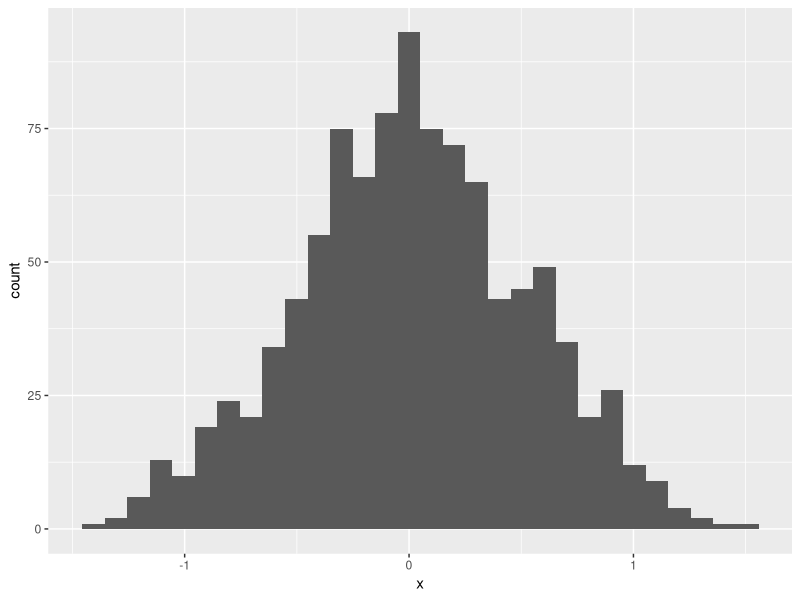
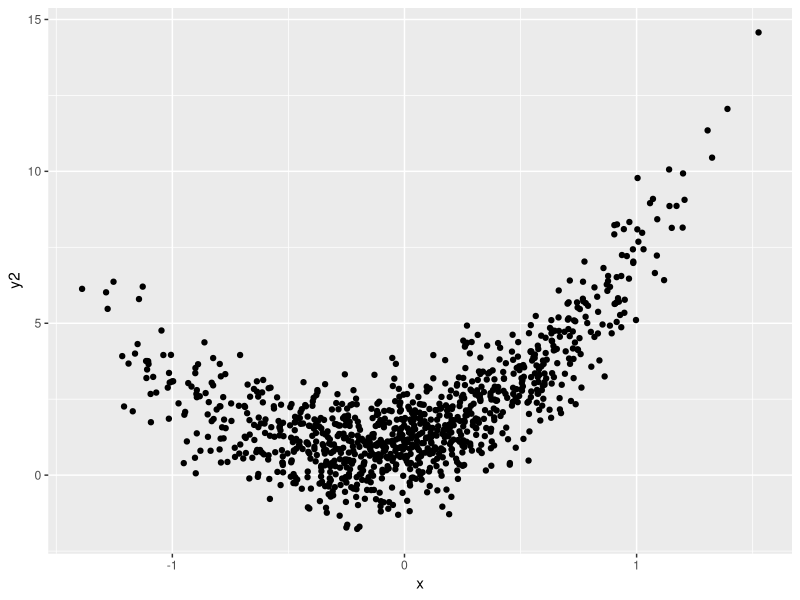
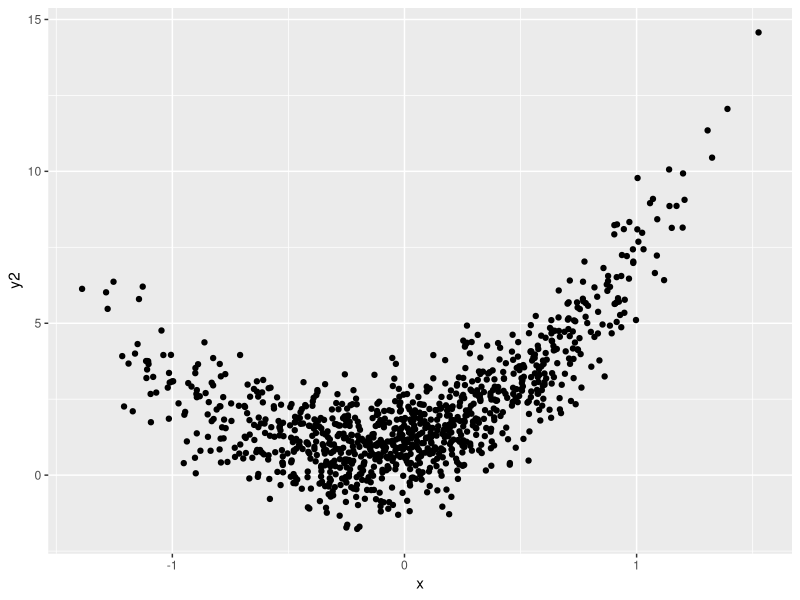

Write R code to recreate these figures, in order.
library(tidyverse)

# tibble - data frame that has the tbl_df class
example_df=
  tibble(
    vec_numeric = 5:8, # from 5 to 8
    vec_char = c('My','name','is','Ze'),
    vec_logical = c(TRUE,TRUE,FALSE,TRUE),
  )
example_df
example_df$vec_numeric

plot_df = 
  tibble(
    x = rnorm(1000,sd=0.5),
    y = 1 + 2*x + rnorm(1000),
    y2 = 1 + 2*x + 4*x^2 + rnorm(1000)
  )
plot_df

ggplot(plot_df, aes(x=x)) + geom_histogram()
ggplot(plot_df, aes(x=x,y=y2)) + geom_point()
ggsave('scatterplot.pdf')

ls()
# rm(list = ls()) 
# remove all in the environment